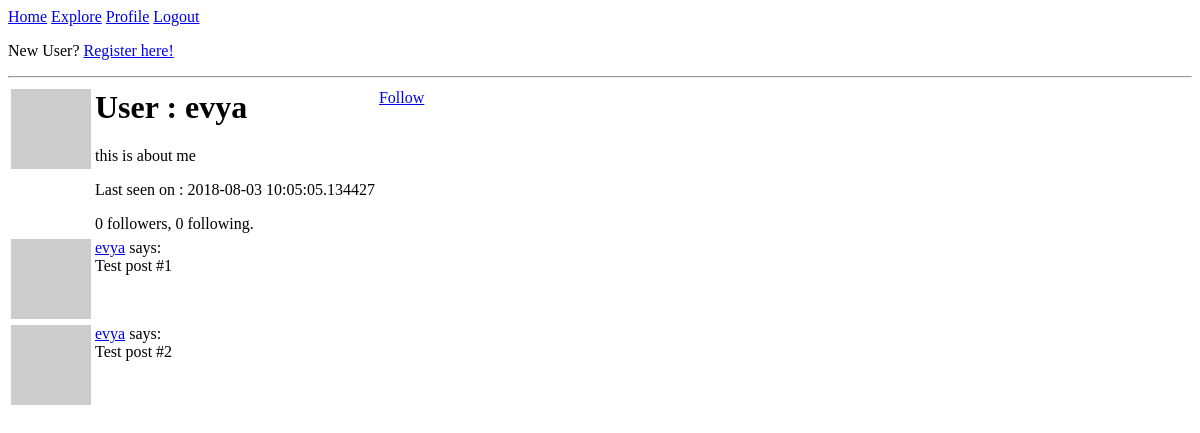
The app's page /user/evya (signed in), older data.
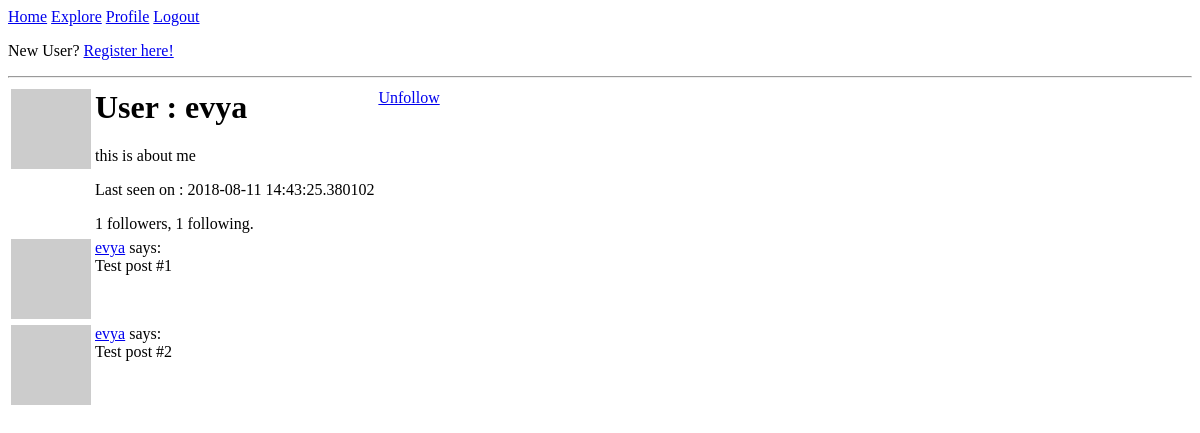
The same page, newer data.
### app/models.py (models this page shows, shortened)
class User(UserMixin, db.Model):
    id = db.Column(db.Integer, primary_key=True)
    username = db.Column(db.String(64), index=True, unique=True)
    email = db.Column(db.String(120), index=True, unique=True)
    password_hash = db.Column(db.String(128))
    about_me = db.Column(db.String(140))
    last_seen = db.Column(db.DateTime, default=datetime.utcnow)
    followed = db.relationship(
        'User', secondary=followers,
        primaryjoin=(followers.c.follower_id == id),
        secondaryjoin=(followers.c.followed_id == id),
        backref=db.backref('followers', lazy='dynamic'), lazy='dynamic')
    def avatar(self, size):
        digest = md5(self.email.lower().encode('utf-8')).hexdigest()
        return 'https://www.gravatar.com/avatar/{}?d=identicon&s={}'.format(digest, size)
    def is_following(self, user):
        return self.followed.filter(followers.c.followed_id == user.id).count() > 0

### app/routes.py (the view)
@app.route('/user/<username>')
@login_required
def user(username):
    user = User.query.filter_by(username=username).first_or_404()
    posts = [
        {
            "author" : user,
            "body" : "Test post #1"
        },
        {
            "author" : user,
            "body" : "Test post #2"
        }
    ]
    return render_template('user.html', user=user, posts=posts)

### app/models.py (called while the page is built)
@login.user_loader
def load_user(id):
    return User.query.get(int(id))

### app/routes.py (called while the page is built)
@app.before_request
def before_request():
    if current_user.is_authenticated:
        current_user.last_seen = datetime.utcnow()
        db.session.commit()

### app/templates/user.html
{% extends "base.html" %}
{% block content %}
    <table>
        <tr valign="top">
            <td><img src="{{ user.avatar(128) }}"/></td>
            <td>
                <h1>User : {{ user.username }}</h1>
                {% if user.about_me %}
                <p>
                    {{ user.about_me }}
                </p>
                {% endif %}
                {% if user.last_seen %}
                <p>
                    Last seen on : {{ user.last_seen }}
                </p>
                {% endif %}
                <p>
                    {{ user.followers.count() }} followers, {{ user.followed.count() }} following.
                </p>
            </td>
            <td>
                {% if user == current_user %}
                <p>
                    <a href="{{ url_for('edit_profile') }}">Edit your profile</a>
                </p>
                {% elif not current_user.is_following(user) %}
                <p>
                    <a href="{{ url_for('follow', username=user.username) }}">Follow</a>
                </p>
                {% else %}
                <p>
                    <a href="{{ url_for('unfollow', username=user.username) }}">Unfollow</a>
                </p>
                {% endif %}
            </td>
        </tr>
    </table>
    {% for post in posts %}
        {% include '_post.html' %}
    {% endfor %}
{% endblock %}

### app/templates/_post.html
<table>
    <tr valign="top">
        <td><img src="{{ post.author.avatar(36) }}"></td>
        <td>
            <a href="{{ url_for('user', username=post.author.username) }}">{{ post.author.username }}</a>
            says:<br>{{ post.body }}
        </td>
    </tr>
</table>

Row changes from the older to the newer data that the page shows:
changed User "evya": last_seen "2018-08-03 10:05:05.134427" → "2018-08-11 14:43:25.380102"
Text that changed along with them:
{{ user.followers.count() }}: "0" → "1"
{{ user.followed.count() }}: "0" → "1"
text no longer shown: "Follow"
text now shown: "Unfollow"
